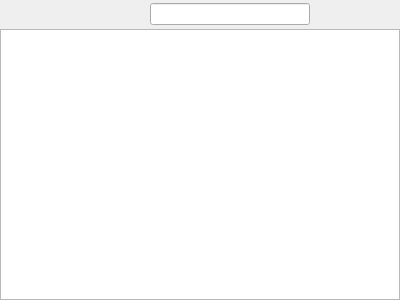
<?xml version="1.0" encoding="UTF-8"?>
<ui version="4.0">
 <class>FileView</class>
 <widget class="QWidget" name="FileView">
  <property name="geometry">
   <rect>
    <x>0</x>
    <y>0</y>
    <width>400</width>
    <height>300</height>
   </rect>
  </property>
  <property name="windowTitle">
   <string>Form</string>
  </property>
  <layout class="QVBoxLayout" name="verticalLayout">
   <property name="spacing">
    <number>0</number>
   </property>
   <property name="leftMargin">
    <number>0</number>
   </property>
   <property name="topMargin">
    <number>0</number>
   </property>
   <property name="rightMargin">
    <number>0</number>
   </property>
   <property name="bottomMargin">
    <number>0</number>
   </property>
   <item>
    <layout class="QHBoxLayout" name="horizontalLayout">
     <property name="spacing">
      <number>0</number>
     </property>
     <item>
      <widget class="QToolButton" name="back">
       <property name="enabled">
        <bool>false</bool>
       </property>
       <property name="iconSize">
        <size>
         <width>22</width>
         <height>22</height>
        </size>
       </property>
       <property name="autoRaise">
        <bool>true</bool>
       </property>
      </widget>
     </item>
     <item>
      <widget class="QToolButton" name="forward">
       <property name="enabled">
        <bool>false</bool>
       </property>
       <property name="iconSize">
        <size>
         <width>22</width>
         <height>22</height>
        </size>
       </property>
       <property name="autoRaise">
        <bool>true</bool>
       </property>
      </widget>
     </item>
     <item>
      <widget class="QToolButton" name="up">
       <property name="iconSize">
        <size>
         <width>22</width>
         <height>22</height>
        </size>
       </property>
       <property name="autoRaise">
        <bool>true</bool>
       </property>
      </widget>
     </item>
     <item>
      <widget class="QToolButton" name="home">
       <property name="iconSize">
        <size>
         <width>22</width>
         <height>22</height>
        </size>
       </property>
       <property name="autoRaise">
        <bool>true</bool>
       </property>
      </widget>
     </item>
     <item>
      <widget class="QToolButton" name="network">
       <property name="toolTip">
        <string>Network shares mounted with your file manager appear here</string>
       </property>
       <property name="iconSize">
        <size>
         <width>22</width>
         <height>22</height>
        </size>
       </property>
       <property name="autoRaise">
        <bool>true</bool>
       </property>
       <property name="popupMode">
        <enum>QToolButton::InstantPopup</enum>
       </property>
      </widget>
     </item>
     <item>
      <widget class="QLineEdit" name="path"/>
     </item>
     <item>
      <widget class="QToolButton" name="add_tree_root">
       <property name="toolTip">
        <string>Add root directory</string>
       </property>
       <property name="iconSize">
        <size>
         <width>22</width>
         <height>22</height>
        </size>
       </property>
       <property name="autoRaise">
        <bool>true</bool>
       </property>
      </widget>
     </item>
     <item>
      <widget class="QToolButton" name="remove_tree_root">
       <property name="toolTip">
        <string>Remove selected root directory</string>
       </property>
       <property name="iconSize">
        <size>
         <width>22</width>
         <height>22</height>
        </size>
       </property>
       <property name="autoRaise">
        <bool>true</bool>
       </property>
      </widget>
     </item>
     <item>
      <widget class="QToolButton" name="toggle_view">
       <property name="iconSize">
        <size>
         <width>22</width>
         <height>22</height>
        </size>
       </property>
       <property name="autoRaise">
        <bool>true</bool>
       </property>
       <property name="toolTip">
        <string>Toggle between list and tree view</string>
       </property>
      </widget>
     </item>
    </layout>
   </item>
   <item>
    <widget class="QStackedWidget" name="view_stack">
     <property name="currentIndex">
      <number>0</number>
     </property>
     <widget class="QWidget" name="list_page">
      <layout class="QVBoxLayout" name="list_layout">
       <property name="spacing">
        <number>0</number>
       </property>
       <property name="leftMargin">
        <number>0</number>
       </property>
       <property name="topMargin">
        <number>0</number>
       </property>
       <property name="rightMargin">
        <number>0</number>
       </property>
       <property name="bottomMargin">
        <number>0</number>
       </property>
       <item>
        <widget class="FileViewList" name="list">
         <property name="dragEnabled">
          <bool>true</bool>
         </property>
         <property name="dragDropMode">
          <enum>QAbstractItemView::DragOnly</enum>
         </property>
         <property name="selectionMode">
          <enum>QAbstractItemView::ExtendedSelection</enum>
         </property>
         <property name="selectionBehavior">
          <enum>QAbstractItemView::SelectRows</enum>
         </property>
         <property name="iconSize">
          <size>
           <width>16</width>
           <height>16</height>
          </size>
         </property>
        </widget>
       </item>
      </layout>
     </widget>
     <widget class="QWidget" name="tree_page">
      <layout class="QVBoxLayout" name="tree_layout">
       <property name="spacing">
        <number>0</number>
       </property>
       <property name="leftMargin">
        <number>0</number>
       </property>
       <property name="topMargin">
        <number>0</number>
       </property>
       <property name="rightMargin">
        <number>0</number>
       </property>
       <property name="bottomMargin">
        <number>0</number>
       </property>
       <item>
        <widget class="FileViewTree" name="tree">
         <property name="dragEnabled">
          <bool>true</bool>
         </property>
         <property name="dragDropMode">
          <enum>QAbstractItemView::DragOnly</enum>
         </property>
         <property name="selectionMode">
          <enum>QAbstractItemView::ExtendedSelection</enum>
         </property>
         <property name="selectionBehavior">
          <enum>QAbstractItemView::SelectRows</enum>
         </property>
         <property name="iconSize">
          <size>
           <width>16</width>
           <height>16</height>
          </size>
         </property>
        </widget>
       </item>
      </layout>
     </widget>
    </widget>
   </item>
  </layout>
 </widget>
 <customwidgets>
  <customwidget>
   <class>FileViewList</class>
   <extends>QListView</extends>
   <header>fileview/fileviewlist.h</header>
  </customwidget>
  <customwidget>
   <class>FileViewTree</class>
   <extends>QTreeView</extends>
   <header>fileview/fileviewtree.h</header>
  </customwidget>
 </customwidgets>
 <resources/>
 <connections/>
</ui>
